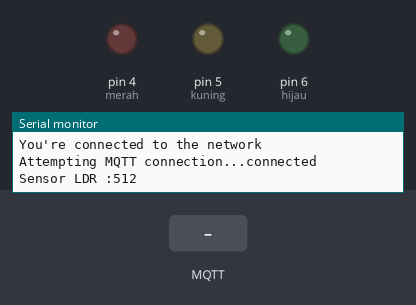
Simulated run of this sketch. Board: Arduino Uno, built with avr-gcc and run on an emulated ATmega328P. On the bench: output pins drawn as LEDs (lit = HIGH), the last lines printed to the serial monitor. Dashed ring = blinking. Inputs (shaded band) come from the test bench. WiFi joins after 1.5 s; servers stay silent unless stated; no MQTT or app messages arrive unless stated.

Above: at 2.7 s.
2.8 s: MQTT message "ibey121102/lampu1" arrives on the second subscribed topic
At 2.81 s:
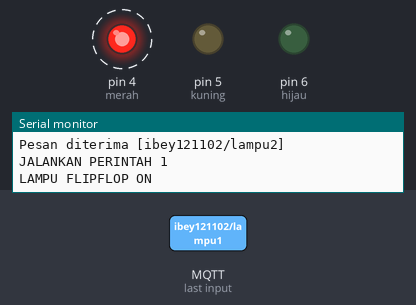
At 3.16 s:
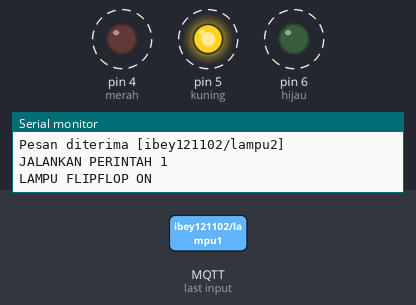
Timing chart, 0 to 12.3 s (numbered marks = the images above; inputs shaded):
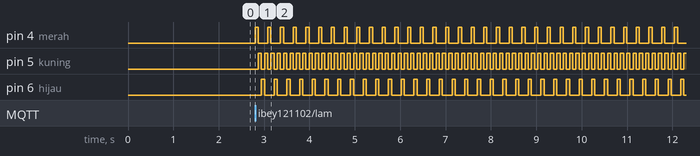

Measured:
- after the input at 2.8 s, pin 4 (merah): alternates HIGH for 0.07 s and LOW for 0.21 s, starting at once; pin 5 (kuning): alternates HIGH for 0.07 s and LOW for 0.07 s, starting after 0.07 s; pin 6 (hijau): alternates HIGH for 0.07 s and LOW for 0.21 s, starting after 0.14 s

The sketch:

esp8266.ino
```cpp
#include <WiFiEsp.h>
#include <WiFiEspClient.h>
#include <WiFiEspUdp.h>
#include <SoftwareSerial.h>
#include <PubSubClient.h>

int merah = 4;
int kuning= 5;
int hijau = 6;
int sensorLDR = A1;
int kunci=0;
char ssid[] = "Redmiqqqqqq"; // your network SSID (name)
char pass[] = "12345678"; // your network password
int status = WL_IDLE_STATUS; // the Wifi radio's status
unsigned long lastSend;

// Initialize the Ethernet client object
WiFiEspClient espClient;
PubSubClient client(espClient);

SoftwareSerial Serialx(2,3); // RX, TX   //ESP8266 RX,TX connected to these pins

void setup() {
// initialize serial for debugging
Serial.begin(115200);
// initialize serial for ESP module
Serialx.begin(9600);
// initialize ESP module
WiFi.init(&Serialx);

pinMode(merah,OUTPUT);
pinMode(kuning,OUTPUT);
pinMode(hijau,OUTPUT);
pinMode(sensorLDR,INPUT);

// check for the presence of the shield
if (WiFi.status() == WL_NO_SHIELD) {
Serial.println("WiFi shield not present");
// don't continue
while (true);
}

// attempt to connect to WiFi network
while ( status != WL_CONNECTED) {
Serial.print("Attempting to connect to WPA SSID: ");
Serial.println(ssid);
// Connect to WPA/WPA2 network
status = WiFi.begin(ssid, pass);
lastSend = 0;
}

// you're connected now, so print out the data
Serial.println("You're connected to the network");

//connect to MQTT server
client.setServer("test.mosquitto.org", 1883);
client.setCallback(callback);
}

//print any message received for subscribed topic
void callback(char* topic, byte* payload, unsigned int length) {
Serial.print("Pesan diterima [");
  Serial.print(topic);
  Serial.println("] ");
  //==============================================================
  if (strcmp(topic, "ibey121102/lampu1") == 0) //Membandingkan 2 buah String
  {
    for (int i=0;i<length;i++) {
    char receivedChar = (char)payload[i];
    if (receivedChar == '1'){
       //Jalankan Perintah1
       Serial.println("JALANKAN PERINTAH 1");
       digitalWrite(merah,HIGH);
    }
    if (receivedChar == '0'){
       //Jalankan Perintah0
       Serial.println("JALANKAN PERINTAH 0");
       digitalWrite(merah,LOW);
    }
  }
  }
  //==============================================================

  //==============================================================
  if (strcmp(topic, "ibey121102/lampu2") == 0) //Membandingkan 2 buah String
  {
    for (int c=0;c<length;c++) {
    char receivedChar1 = (char)payload[c];
    if (receivedChar1 == '1'){
       //Jalankan Perintah1
       Serial.println("JALANKAN PERINTAH 1");
       Serial.println("LAMPU FLIPFLOP ON");
       kunci=1;
       flipflop();


    }
    else if (receivedChar1 == '0'){
       //Jalankan Perintah0
       Serial.println("JALANKAN PERINTAH 0");
       Serial.println("LAMPU FLIPFLOP OFF");
       flipflopoff();
       kunci=0;
    }
  }
  }
  //==============================================================

}

void pushdata(){
  //Ambil Data / Baca Sensor
  //char msgBuffer[20];
  int bacaLDR = analogRead(sensorLDR);

  //POST TO SERIAL
  Serial.print("Sensor LDR :");Serial.print(bacaLDR);
  Serial.println();

  //POST TO MQTT
  //client.publish("ibey121102/datax", dtostrf(datax, 6, 2, msgBuffer)); //Convert to String
  client.publish("ibey121102/bacaLDR", String(bacaLDR).c_str());
}

void loop() {
// put your main code here, to run repeatedly:

if (!client.connected()) {
reconnect();
}
if ( millis() - lastSend > 2000 ) { // Update and send only after 1 seconds
    pushdata();
    lastSend = millis();
 }
client.loop();

}

void flipflop() {
  if(kunci==1){
    for(int t=0; t>=0; t++){
  digitalWrite(merah,HIGH);
  digitalWrite(kuning,LOW);
  digitalWrite(hijau,LOW);
  delay(70);
  digitalWrite(kuning,HIGH);
  digitalWrite(merah,LOW);
  digitalWrite(hijau,LOW);
  delay(70);
  digitalWrite(hijau,HIGH);
  digitalWrite(kuning,LOW);
  digitalWrite(merah,LOW);
  delay(70);
  digitalWrite(kuning,HIGH);
  digitalWrite(merah,LOW);
  digitalWrite(hijau,LOW);
  delay(70);
  }
  }
}

void flipflopoff(){
  digitalWrite(kuning,LOW);
  digitalWrite(merah,LOW);
  digitalWrite(hijau,LOW);
}


void reconnect() {
// Loop until we're reconnected
while (!client.connected()) {
Serial.print("Attempting MQTT connection...");
// Attempt to connect, just a name to identify the client
if (client.connect("ibey121102")) {
Serial.println("connected");

//client.publish("outpic","Hello World");
client.subscribe("ibey121102/lampu1",0);
client.subscribe("ibey121102/lampu2",0);

} else {
  Serial.print("failed, rc=");
  Serial.print(client.state());
  Serial.println(" try again in 5 seconds");
  // Wait 5 seconds before retrying
  delay(5000);
}
}
}
```
